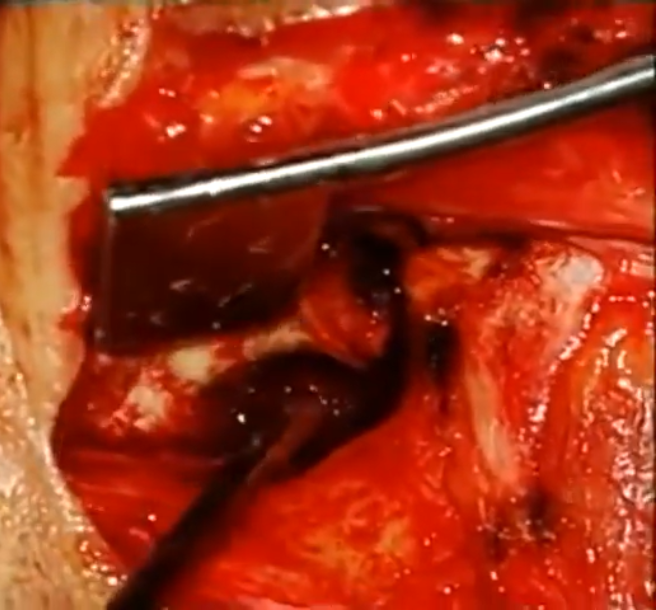
#> input picture Tympanoplasty/House Institute Professional Education - Left Tympanoplasty Surgery with Commentary by Dr. John House [OTCDqYIO3vk - 915x610 - 17m57s].png, 656 x 610 px; its folder holds only this picture in this run
$ jupyter execute --allow-errors colorpalettesTympanoplasty.ipynb
#> lines starting #> are read from the running program, lines starting #| are printed output that depends on the picture; after the words box and inside, x2 and y2 are one past the last pixel; in counts of white or black regions, pixels touching at a corner belong together
[cell 1]
import os
import glob
import numpy as np
from PIL import Image
import matplotlib.pyplot as plt
from sklearn.cluster import KMeans

# ========= CONFIGURE THIS =========
IMAGE_DIR = "E:/Tympanoplasty"   # <--- CHANGE THIS
N_COLORS_PER_IMAGE = 6
MAX_PIXELS_PER_IMAGE = 150_000
RANDOM_STATE = 42
# ==================================

[cell 2]
print(os.listdir(IMAGE_DIR))

[cell 3]
def load_image_pixels(path, max_pixels=MAX_PIXELS_PER_IMAGE):
#> called with max_pixels = 150000
    img = Image.open(path).convert("RGB")
    arr = np.array(img)
    pixels = arr.reshape(-1, 3).astype(np.float32)

    if len(pixels) > max_pixels:
        idx = np.random.choice(len(pixels), max_pixels, replace=False)
        pixels = pixels[idx]

    return pixels


def get_dominant_colors(pixels, n_colors=N_COLORS_PER_IMAGE):
#> called with pixels = array of shape (150000, 3), n_colors = 6
    kmeans = KMeans(
        n_clusters=n_colors,
        random_state=RANDOM_STATE,
        n_init="auto"
    )
    labels = kmeans.fit_predict(pixels)
    centers = kmeans.cluster_centers_.astype(int)
    counts = np.bincount(labels, minlength=n_colors)
#> counts = [28839, 23347, 30685, 19123, 3067, 44939]

    idx_sorted = np.argsort(-counts)
#> idx_sorted = [5, 2, 0, 1, 3, 4]
    return centers[idx_sorted], counts[idx_sorted]


def display_color_bar(colors, counts, title=None):
    total = counts.sum()
    ratios = counts / total

    bar_width = 800
    bar_height = 80
    bar = np.zeros((bar_height, bar_width, 3), dtype=np.uint8)

    start = 0
    for color, ratio in zip(colors, ratios):
        end = start + int(ratio * bar_width)
        bar[:, start:end, :] = color
        start = end
    bar[:, start:, :] = colors[-1]

    plt.figure(figsize=(8, 2))
    plt.imshow(bar)
    plt.title(title)
    plt.axis("off")
    plt.show()

[cell 4]
image_paths = sorted(glob.glob(os.path.join(IMAGE_DIR, "*.png")))
print(f"Found {len(image_paths)} PNG images.")

all_pixels = []

for path in image_paths:
    fname = os.path.basename(path)
    print("\n=== Image:", fname, "===")

    pixels = load_image_pixels(path)
    all_pixels.append(pixels)

    colors, counts = get_dominant_colors(pixels)
#> colors = [[200, 35, 5], [62, 12, 3], [135, 23, 5], [207, 85, 38], [216, 136, 85], [239, 212, 193]]; counts = [44939, 30685, 28839, 23347, 19123, 3067]

    # Print RGB + %
    total = counts.sum()
#> total = 150000
    print("Dominant colors:")
    for c, cnt in zip(colors, counts):
        pct = 100 * cnt / total
        print(f"  RGB {tuple(c)}  -> {pct:4.1f}%")
#> this loop made 6 passes
#> (c, cnt, pct) on passes 1 to 6: ([200, 35, 5], 44939, 29.96), ([62, 12, 3], 30685, 20.46), ([135, 23, 5], 28839, 19.23), ([207, 85, 38], 23347, 15.56), ([216, 136, 85], 19123, 12.75), ([239, 212, 193], 3067, 2.04)
#|   RGB (200, 35, 5)  -> 30.0%
#|   RGB (62, 12, 3)  -> 20.5%
#|   RGB (135, 23, 5)  -> 19.2%
#|   RGB (207, 85, 38)  -> 15.6%
#|   RGB (216, 136, 85)  -> 12.7%
#|   RGB (239, 212, 193)  ->  2.0%

    # Show color spectrum bar
    display_color_bar(colors, counts, title=fname)
#> in display_color_bar, `ratios = counts / total`: ratios = [0.3, 0.205, 0.192, 0.156, 0.127, 0.0204]
#> the loop in display_color_bar, `for color, ratio in zip(colors, ratios):` made 6 passes
#> (color, ratio, end, start) on passes 1 to 6: ([200, 35, 5], 0.3, 239, 239), ([62, 12, 3], 0.205, 402, 402), ([135, 23, 5], 0.192, 555, 555), ([207, 85, 38], 0.156, 679, 679), ([216, 136, 85], 0.127, 780, 780), ([239, 212, 193], 0.0204, 796, 796)
#> after the loop in display_color_bar, `for color, ratio in zip(colors, ratios):`:
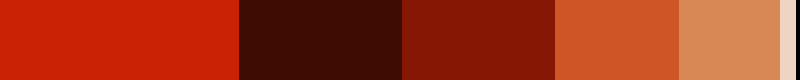
#> bar: shape (80, 800, 3); mean of channels 0, 1, 2 162.3, 51.9, 23.5; drawn as R, G, B
#> in display_color_bar, `bar[:, start:, :] = colors[-1]`:
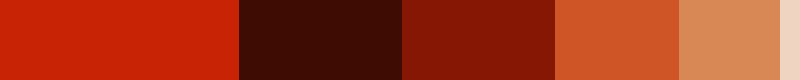
#> bar: shape (80, 800, 3); 0.5% of pixels changed, all inside (x1, y1, x2, y2) = (796, 0, 800, 80); drawn as R, G, B

[cell 5]
print("\n=== Combined Palette (All Images) ===")

all_pixels_concat = np.vstack(all_pixels)
comb_colors, comb_counts = get_dominant_colors(
    all_pixels_concat,
    n_colors=N_COLORS_PER_IMAGE
)
#> comb_colors has the same summary as colors; comb_counts = [44939, 30685, 28839, 23347, 19123, 3067]

# Print combined colors
total_comb = comb_counts.sum()
#> total_comb = 150000
for c, cnt in zip(comb_colors, comb_counts):
    pct = 100 * cnt / total_comb
    print(f"  RGB {tuple(c)} -> {pct:4.1f}%")

# Show combined palette bar
display_color_bar(comb_colors, comb_counts,
                  title="Combined Palette (All Images)")
#> the loop in display_color_bar (call 2), `for color, ratio in zip(colors, ratios):` made 6 passes

$ run again, on Tympanoplasty/House Institute Professional Education - Left Tympanoplasty Surgery with Commentary by Dr. John House [OTCDqYIO3vk - 915x610 - 23m28s].png
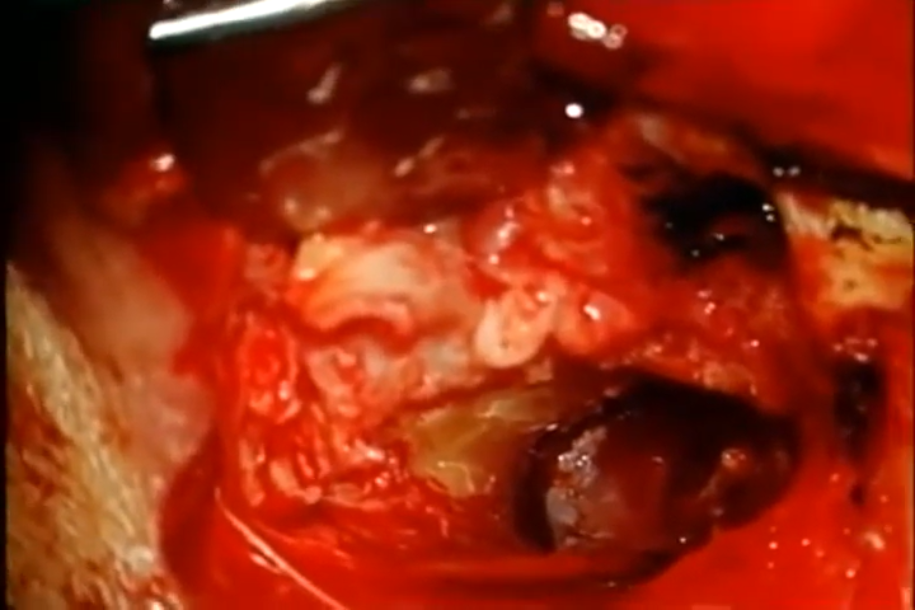
#> input picture Tympanoplasty/House Institute Professional Education - Left Tympanoplasty Surgery with Commentary by Dr. John House [OTCDqYIO3vk - 915x610 - 23m28s].png, 915 x 610 px
#> in get_dominant_colors, `counts = np.bincount(labels, minlength=n_colors)`: counts = [37246, 11953, 39513, 21305, 1459, 38524]
#> idx_sorted = [2, 5, 0, 3, 1, 4]
#> `colors, counts = get_dominant_colors(pixels)`: colors = [[53, 7, 1], [193, 29, 2], [128, 24, 3], [192, 80, 34], [224, 126, 76], [243, 208, 183]]; counts = [39513, 38524, 37246, 21305, 11953, 1459]
#> `total = counts.sum()`: total = 150000
#> the loop `for c, cnt in zip(colors, counts):` made 6 passes
#> (c, cnt, pct) on passes 1 to 6: ([53, 7, 1], 39513, 26.34), ([193, 29, 2], 38524, 25.68), ([128, 24, 3], 37246, 24.83), ([192, 80, 34], 21305, 14.2), ([224, 126, 76], 11953, 7.97), ([243, 208, 183], 1459, 0.973)
#> (printed output is left out)
#> ratios = [0.263, 0.257, 0.248, 0.142, 0.0797, 0.00973]
#> the loop in display_color_bar, `for color, ratio in zip(colors, ratios):` made 6 passes
#> (color, ratio, end, start) on passes 1 to 6: ([53, 7, 1], 0.263, 210, 210), ([193, 29, 2], 0.257, 415, 415), ([128, 24, 3], 0.248, 613, 613), ([192, 80, 34], 0.142, 726, 726), ([224, 126, 76], 0.0797, 789, 789), ([243, 208, 183], 0.00973, 796, 796)
#> after the loop in display_color_bar, `for color, ratio in zip(colors, ratios):`:
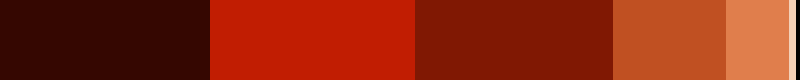
#> bar: shape (80, 800, 3); mean of channels 0, 1, 2 141.9, 38.3, 13.9; drawn as R, G, B
#> in display_color_bar, `bar[:, start:, :] = colors[-1]`:
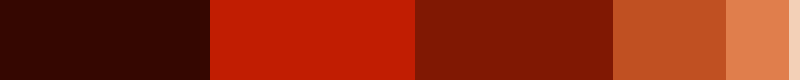
#> bar: shape (80, 800, 3); 0.5% of pixels changed, all inside (x1, y1, x2, y2) = (796, 0, 800, 80); drawn as R, G, B
#> comb_colors has the same summary as colors; comb_counts = [39513, 38524, 37246, 21305, 11953, 1459]
#> total_comb = 150000
#> the loop `for c, cnt in zip(comb_colors, comb_counts):` made 6 passes
#> (printed output is left out)
#> the loop in display_color_bar (call 2), `for color, ratio in zip(colors, ratios):` made 6 passes

$ run again, on Tympanoplasty/House Institute Professional Education - Left Tympanoplasty Surgery with Commentary by Dr. John House [OTCDqYIO3vk - 915x610 - 32m27s].png
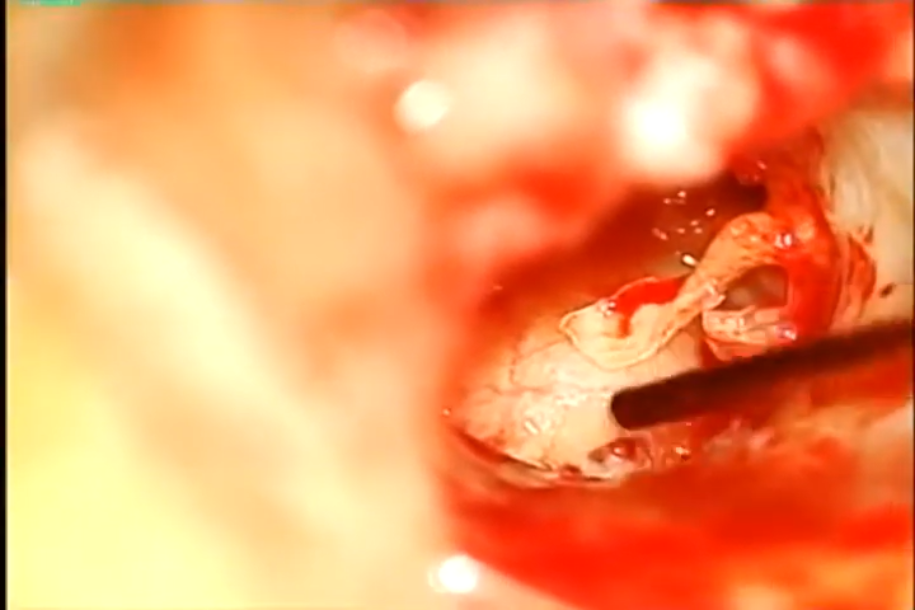
#> input picture Tympanoplasty/House Institute Professional Education - Left Tympanoplasty Surgery with Commentary by Dr. John House [OTCDqYIO3vk - 915x610 - 32m27s].png, 915 x 610 px
#> in get_dominant_colors, `counts = np.bincount(labels, minlength=n_colors)`: counts = [34104, 20345, 5446, 28226, 26348, 35531]
#> idx_sorted = [5, 0, 3, 4, 1, 2]
#> `colors, counts = get_dominant_colors(pixels)`: colors = [[254, 202, 138], [254, 240, 178], [229, 50, 8], [249, 161, 98], [244, 108, 48], [106, 21, 2]]; counts = [35531, 34104, 28226, 26348, 20345, 5446]
#> `total = counts.sum()`: total = 150000
#> the loop `for c, cnt in zip(colors, counts):` made 6 passes
#> (c, cnt, pct) on passes 1 to 6: ([254, 202, 138], 35531, 23.69), ([254, 240, 178], 34104, 22.74), ([229, 50, 8], 28226, 18.82), ([249, 161, 98], 26348, 17.57), ([244, 108, 48], 20345, 13.56), ([106, 21, 2], 5446, 3.63)
#> (printed output is left out)
#> ratios = [0.237, 0.227, 0.188, 0.176, 0.136, 0.0363]
#> the loop in display_color_bar, `for color, ratio in zip(colors, ratios):` made 6 passes
#> (color, ratio, end, start) on passes 1 to 6: ([254, 202, 138], 0.237, 189, 189), ([254, 240, 178], 0.227, 370, 370), ([229, 50, 8], 0.188, 520, 520), ([249, 161, 98], 0.176, 660, 660), ([244, 108, 48], 0.136, 768, 768), ([106, 21, 2], 0.0363, 797, 797)
#> after the loop in display_color_bar, `for color, ratio in zip(colors, ratios):`:
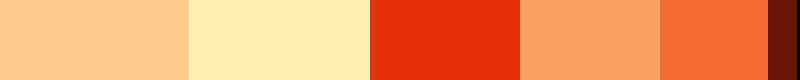
#> bar: shape (80, 800, 3); mean of channels 0, 1, 2 240.8, 154.9, 98.1; drawn as R, G, B
#> in display_color_bar, `bar[:, start:, :] = colors[-1]`:
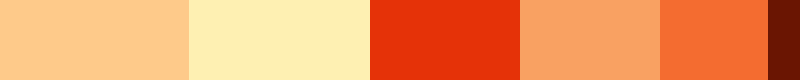
#> bar: shape (80, 800, 3); 0.38% of pixels changed, all inside (x1, y1, x2, y2) = (797, 0, 800, 80); drawn as R, G, B
#> comb_colors has the same summary as colors; comb_counts = [35531, 34104, 28226, 26348, 20345, 5446]
#> total_comb = 150000
#> the loop `for c, cnt in zip(comb_colors, comb_counts):` made 6 passes
#> (printed output is left out)
#> the loop in display_color_bar (call 2), `for color, ratio in zip(colors, ratios):` made 6 passes

$ run again, on Tympanoplasty/House Institute Professional Education - Left Tympanoplasty Surgery with Commentary by Dr. John House [OTCDqYIO3vk - 915x610 - 36m53s].png
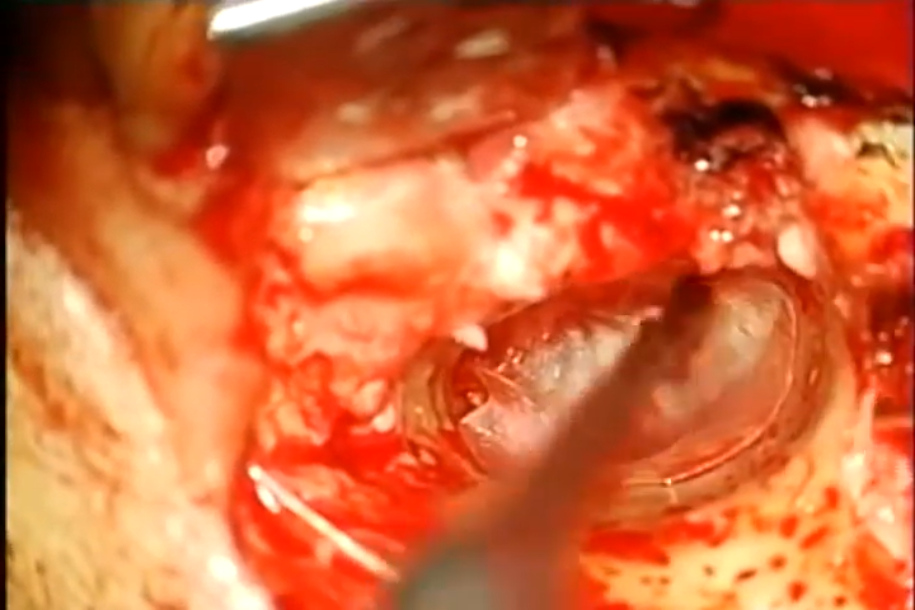
#> input picture Tympanoplasty/House Institute Professional Education - Left Tympanoplasty Surgery with Commentary by Dr. John House [OTCDqYIO3vk - 915x610 - 36m53s].png, 915 x 610 px
#> in get_dominant_colors, `counts = np.bincount(labels, minlength=n_colors)`: counts = [36342, 32173, 30883, 9978, 14445, 26179]
#> idx_sorted = [0, 1, 2, 5, 4, 3]
#> `colors, counts = get_dominant_colors(pixels)`: colors = [[161, 50, 14], [247, 167, 105], [229, 111, 57], [232, 62, 16], [253, 215, 164], [82, 16, 2]]; counts = [36342, 32173, 30883, 26179, 14445, 9978]
#> `total = counts.sum()`: total = 150000
#> the loop `for c, cnt in zip(colors, counts):` made 6 passes
#> (c, cnt, pct) on passes 1 to 6: ([161, 50, 14], 36342, 24.23), ([247, 167, 105], 32173, 21.45), ([229, 111, 57], 30883, 20.59), ([232, 62, 16], 26179, 17.45), ([253, 215, 164], 14445, 9.63), ([82, 16, 2], 9978, 6.65)
#> (printed output is left out)
#> ratios = [0.242, 0.214, 0.206, 0.175, 0.0963, 0.0665]
#> the loop in display_color_bar, `for color, ratio in zip(colors, ratios):` made 6 passes
#> (color, ratio, end, start) on passes 1 to 6: ([161, 50, 14], 0.242, 193, 193), ([247, 167, 105], 0.214, 364, 364), ([229, 111, 57], 0.206, 528, 528), ([232, 62, 16], 0.175, 667, 667), ([253, 215, 164], 0.0963, 744, 744), ([82, 16, 2], 0.0665, 797, 797)
#> after the loop in display_color_bar, `for color, ratio in zip(colors, ratios):`:
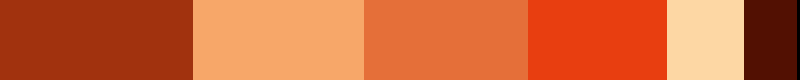
#> bar: shape (80, 800, 3); mean of channels 0, 1, 2 208.7, 103, 56.2; drawn as R, G, B
#> in display_color_bar, `bar[:, start:, :] = colors[-1]`:
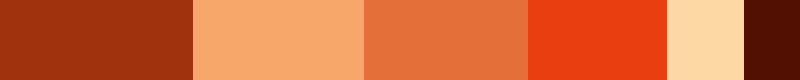
#> bar: shape (80, 800, 3); 0.38% of pixels changed, all inside (x1, y1, x2, y2) = (797, 0, 800, 80); drawn as R, G, B
#> comb_colors has the same summary as colors; comb_counts = [36342, 32173, 30883, 26179, 14445, 9978]
#> total_comb = 150000
#> the loop `for c, cnt in zip(comb_colors, comb_counts):` made 6 passes
#> (printed output is left out)
#> the loop in display_color_bar (call 2), `for color, ratio in zip(colors, ratios):` made 6 passes

$ run again, on Tympanoplasty/House Institute Professional Education - Left Tympanoplasty Surgery with Commentary by Dr. John House [OTCDqYIO3vk - 915x610 - 18m51s].png
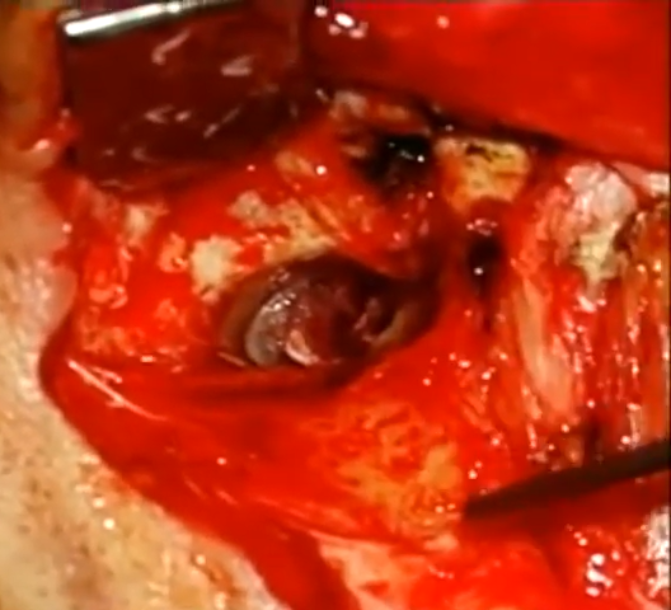
#> input picture Tympanoplasty/House Institute Professional Education - Left Tympanoplasty Surgery with Commentary by Dr. John House [OTCDqYIO3vk - 915x610 - 18m51s].png, 671 x 610 px
#> in get_dominant_colors, `counts = np.bincount(labels, minlength=n_colors)`: counts = [48261, 27768, 18380, 14374, 15081, 26136]
#> idx_sorted = [0, 1, 5, 2, 4, 3]
#> `colors, counts = get_dominant_colors(pixels)`: colors = [[211, 29, 1], [89, 14, 2], [152, 31, 7], [229, 73, 26], [221, 121, 70], [234, 169, 119]]; counts = [48261, 27768, 26136, 18380, 15081, 14374]
#> `total = counts.sum()`: total = 150000
#> the loop `for c, cnt in zip(colors, counts):` made 6 passes
#> (c, cnt, pct) on passes 1 to 6: ([211, 29, 1], 48261, 32.17), ([89, 14, 2], 27768, 18.51), ([152, 31, 7], 26136, 17.42), ([229, 73, 26], 18380, 12.25), ([221, 121, 70], 15081, 10.05), ([234, 169, 119], 14374, 9.58)
#> (printed output is left out)
#> ratios = [0.322, 0.185, 0.174, 0.123, 0.101, 0.0958]
#> the loop in display_color_bar, `for color, ratio in zip(colors, ratios):` made 6 passes
#> (color, ratio, end, start) on passes 1 to 6: ([211, 29, 1], 0.322, 257, 257), ([89, 14, 2], 0.185, 405, 405), ([152, 31, 7], 0.174, 544, 544), ([229, 73, 26], 0.123, 642, 642), ([221, 121, 70], 0.101, 722, 722), ([234, 169, 119], 0.0958, 798, 798)
#> after the loop in display_color_bar, `for color, ratio in zip(colors, ratios):`:
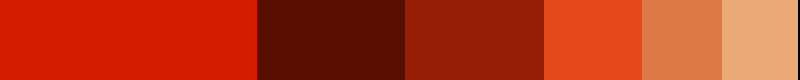
#> bar: shape (80, 800, 3); mean of channels 0, 1, 2 183, 54.4, 23.4; drawn as R, G, B
#> in display_color_bar, `bar[:, start:, :] = colors[-1]`:
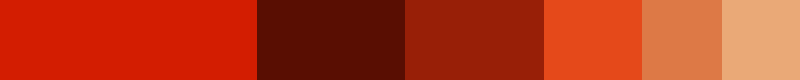
#> bar: shape (80, 800, 3); 0.25% of pixels changed, all inside (x1, y1, x2, y2) = (798, 0, 800, 80); drawn as R, G, B
#> comb_colors has the same summary as colors; comb_counts = [48261, 27768, 26136, 18380, 15081, 14374]
#> total_comb = 150000
#> the loop `for c, cnt in zip(comb_colors, comb_counts):` made 6 passes
#> (printed output is left out)
#> the loop in display_color_bar (call 2), `for color, ratio in zip(colors, ratios):` made 6 passes
